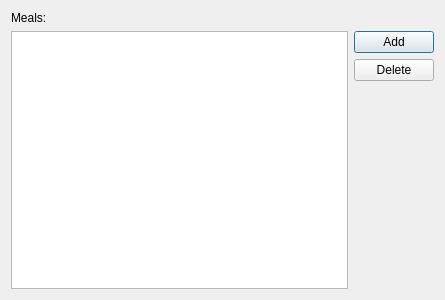
<?xml version="1.0" encoding="UTF-8"?>
<ui version="4.0">
 <class>Dialog</class>
 <widget class="QDialog" name="Dialog">
  <property name="geometry">
   <rect>
    <x>0</x>
    <y>0</y>
    <width>445</width>
    <height>300</height>
   </rect>
  </property>
  <property name="windowTitle">
   <string>Dialog</string>
  </property>
  <layout class="QGridLayout" name="gridLayout_2">
   <item row="0" column="0">
    <layout class="QGridLayout" name="gridLayout">
     <item row="0" column="0">
      <widget class="QLabel" name="label">
       <property name="text">
        <string>Meals:</string>
       </property>
      </widget>
     </item>
     <item row="1" column="0">
      <layout class="QHBoxLayout" name="horizontalLayout">
       <item>
        <widget class="QTableView" name="tableView"/>
       </item>
       <item>
        <layout class="QVBoxLayout" name="verticalLayout">
         <item>
          <widget class="QPushButton" name="pushButton">
           <property name="text">
            <string>Add</string>
           </property>
          </widget>
         </item>
         <item>
          <widget class="QPushButton" name="pushButton_2">
           <property name="text">
            <string>Delete</string>
           </property>
          </widget>
         </item>
         <item>
          <spacer name="verticalSpacer">
           <property name="orientation">
            <enum>Qt::Vertical</enum>
           </property>
           <property name="sizeHint" stdset="0">
            <size>
             <width>20</width>
             <height>40</height>
            </size>
           </property>
          </spacer>
         </item>
        </layout>
       </item>
      </layout>
     </item>
    </layout>
   </item>
  </layout>
 </widget>
 <resources/>
 <connections/>
</ui>
